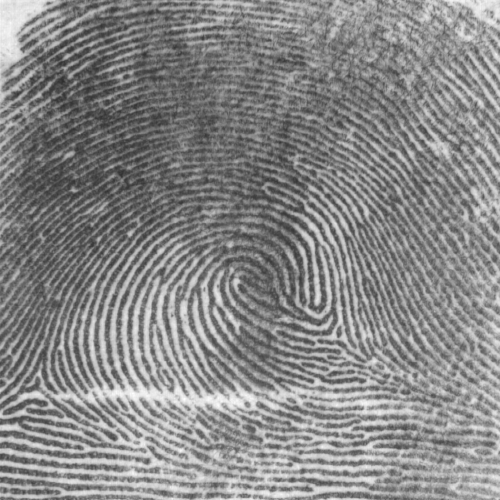
#> input picture 06/images/crd_0811f/roi/crd_0811f_01.png, 500 x 500 px, found by its file name; its folder holds 2 pictures in this run
$ jupyter execute --allow-errors IA_Finger_Comparation.ipynb
#> lines starting #> are read from the running program, lines starting #| are printed output that depends on the picture
# **Práctica 6 : Detección y comparación de huellas dactilares**
**Autores**: Luna Yue Hernández Guerra y Jorge Lorenzo Lorenzo

**Fecha**: Diciembre 2025

**Asignatura**: Procesamiento de Imágenes, Audio y Vídeo

---

## **Hipotésis basada en IA**
### **Tipo de enfoque**
El enfoque propuesto se basa en una red siamesa convolutiva, capaz de procesar simultáneamente dos imágenes de huellas y generar para cada una un vector de características (embedding). Estos embeddings se comparan mediante la distancia coseno, lo que permite medir su grado de similitud y determinar si pertenecen al mismo individuo. Este método presenta la ventaja de no depender de la detección de minucias, ya que el propio modelo aprende de forma automática las características más relevantes para comparar y reconocer las huellas.
### **Entradas y preprocesado**
Las entradas del sistema son imágenes de huellas dactilares que se someten a un preprocesado para mejorar su calidad y reducir el coste computacional. Primero se segmenta la región de interés (ROI) para aislar la zona útil y eliminar el fondo; luego se aplica una ecualización adaptativa para homogeneizar la iluminación y un filtro bilateral que reduce el ruido sin afectar las crestas. Posteriormente, un realce direccional con Sobel refuerza la orientación y continuidad de las crestas. Finalmente, las imágenes se normalizan y redimensionan a un tamaño estándar antes de ser utilizadas como pares de entrada en la red siamesa convolutiva.
### **Estrategia general**
La estrategia general consiste en generar vectores de características (embeddings) a partir de las imágenes de huellas mediante una red siamesa convolutiva. Estos embeddings se comparan con la distancia coseno para medir su similitud y determinar si ambas huellas pertenecen al mismo individuo. Durante el entrenamiento, la red aprende una función de similitud que optimiza esta comparación, y en la fase de autenticación se aplica un umbral sobre la similitud obtenida para decidir si las huellas coinciden o no.
### **Ventajas y limitaciones frente al método clásico**
A diferencia del método clásico basado en SIFT, la versión con IA aprende automáticamente las características más discriminativas de las imágenes y generaliza mejor, reduciendo la intervención humana. Sin embargo, requiere más datos y cómputo, y su interpretabilidad es menor, ya que no permite visualizar directamente las razones de sus decisiones como ocurre con SIFT.
### **Referencias a los artículos utilizados**
El sistema se basa en el trabajo de Engelsma et al. (2022), donde se emplean redes convolutivas profundas para generar embeddings y comparar huellas mediante una métrica de similitud. Aunque el modelo original (DeepPrint) es más complejo, este proyecto utiliza el mismo principio de redes convolutivas, implementado a través de una arquitectura donde utiliza tanto la información textural como la de minucias concatenadas.

## **Desarrollo**
### **Librerías necesarias**
Se han utilizado las siguientes librerías:

[cell 1]
import os
import cv2 as cv
import pandas as pd
import numpy as np
import matplotlib.pyplot as plt
import torch
import torch.nn as nn
import torch.nn.functional as F
from torch.utils.data import Dataset, DataLoader
from scipy.stats import norm
from datetime import datetime
from pytz import timezone

### **Preprocesamiento de imágenes**
A continuación, se exponen los diferentes pasos del preprocesado de las imágenes llevados a cabo. Estos pasos son secuenciales, es decir, cada uno se aplica a los resultados del paso anterior. Los pasos son los siguientes:
1. Buscar y segmentar la ROI
2. Ecualizar y normalizar el histograma
3. Aplicar un filtro bilateral
4. Aplicar un realce de crestas

#### **Buscar y segmentar la ROI**
El objetivo del primer paso del preprocesado es obtener el núcleo de la huella. Según el estudio de Simón-Zorita, este paso es realmente importante para conseguir un buen preprocesado de huellas.

Para ello, creamos dos funciones: `mejor_roi()` y `recortar_roi()`.
- `mejor_roi()`: Esta función obtiene la región de interés de una imagen. Dicha región de interés se define como la región de tamaño `ventana`x`ventana` donde más píxeles negros hay. Para ello, se recorre la imagen con un kernel de tamaño `ventana`x`ventana` dando pasos de `paso` píxeles y se obtiene la suma de píxeles negros. Una vez recorrida toda la imagen, se devuelven las coordenadas donde inicia la ventana y el ancho y alto de la misma, con lo que se pueden calcular las coordenadas de la región con mayor número de píxeles negros.
- `recortar_roi()`: Esta función guarda las regiones de interés de todas las imágenes que se encuentran en la ruta `db_path` en disco, en un directorio `out_path` especificado. Para ello, hace uso de la función `mejor_roi()` tras convertir las imágenes a escala de grises y binarizarlas usando `cv.THRESH_BINARY + cv.THRESH_OTSU`. La binarización combinada es sugerencia de ChatGPT para que el umbral se establezca dinámicamente.

Pedimos a Gemini y fragmento de código para aceptar tanto la estructura de 'data' como de 'test' y acelerar el procesamiento.

[cell 2]
# [19 lines left out: function mejor_roi, not called in this run]

def recortar_roi(db_path, out_path, ventana=500, paso=15):
    """
    Detecta si db_path contiene carpetas de usuarios (Data) o imágenes sueltas (Test)
    y aplica el recorte ROI guardando en la estructura correspondiente.
    """

    if not os.path.exists(db_path):
        return

    items = os.listdir(db_path)

    # Código proporcionado por Gemini para aceptar
    # tanto la estructura de 'data' como de 'test'
    test_images = [f for f in items if f.lower().endswith(('.png', '.jpg'))]
    users = [d for d in items if os.path.isdir(os.path.join(db_path, d))]

    origen_dest_pares = []

    if len(test_images) > 0: # test
        dst_folder = os.path.join(out_path, "roi")
        origen_dest_pares.append((db_path, dst_folder))
    else: # data
        for user in users:
            src = os.path.join(db_path, user)
            dst = os.path.join(out_path, user, "roi")
            origen_dest_pares.append((src, dst))

    for src_dir, dst_dir in origen_dest_pares:
        os.makedirs(dst_dir, exist_ok=True)
        files = [f for f in os.listdir(src_dir) if f.lower().endswith(".png")]
    # ---

        for filename in files:
            img_path = os.path.join(src_dir, filename)
            img = cv.imread(img_path)

            if img is None: continue

            gray = cv.cvtColor(img, cv.COLOR_BGR2GRAY)
            _, image = cv.threshold(gray, 0, 255, cv.THRESH_BINARY + cv.THRESH_OTSU) # Otsu: sugerencia de GPT
            x, y, w, h = mejor_roi(image, ventana=ventana, paso=paso)
            roi = img[y:y+h, x:x+w]
            cv.imwrite(os.path.join(dst_dir, filename), roi)

#### **Ecualizar y normalizar el histograma**
El siguiente paso a realizar es ecualizar y normalizar el histograma. Con esto, queremos mejorar el contraste de la imagen. Esta técnica la aprendimos en prácticas anteriores donde ecualizar el histograma de una imagen nos permitía encontrar un equilibrio entre brillos y sombras. Para ello,  usamos la función `ecualizar_histograma()`.
- `ecualizar_histograma()`: Esta función, para cada imagen que se encuentra en `db_path`, convierte la imagen a escala de grises, ecualiza el histograma con `cv.equalizeHist()` y la guarda en disco en el directorio `out_path` especificado.

Se utiliza la misma estructura que en la función anterior para procesar datos de entrenamiento y de evaluación.

[cell 3]
def ecualizar_histograma(db_path, out_path):
    """Ecualiza y normaliza el histograma de las imágenes en db_path y guarda los resultados en out_path."""
#> called with db_path = 'data', out_path = 'output'

    items = os.listdir(db_path)
    test_images = [f for f in items if f.lower().endswith(('.png', '.jpg'))]
    users = [d for d in items if os.path.isdir(os.path.join(db_path, d))]

    origen_dest_pares = []

    if len(test_images) > 0: # test
        src = os.path.join(out_path, "roi")
        dst = os.path.join(out_path, "equalized")
        if os.path.isdir(src):
            origen_dest_pares.append((src, dst))
    else: # data
        for user in users:
            src = os.path.join(out_path, user, "roi")
            dst = os.path.join(out_path, user, "equalized")
            if os.path.isdir(src):
                origen_dest_pares.append((src, dst))

    for src_dir, dst_dir in origen_dest_pares:
        os.makedirs(dst_dir, exist_ok=True)
        image_files = [f for f in os.listdir(src_dir) if f.lower().endswith('.png')]

        for filename in image_files:
            img_path = os.path.join(src_dir, filename)
            image = cv.imread(img_path)
#> image is the input picture: shape (500, 500, 3); min 46, max 255, mean 135.8
            if image is None: continue
            gray = cv.cvtColor(image, cv.COLOR_BGR2GRAY)
            equalized = cv.equalizeHist(gray)
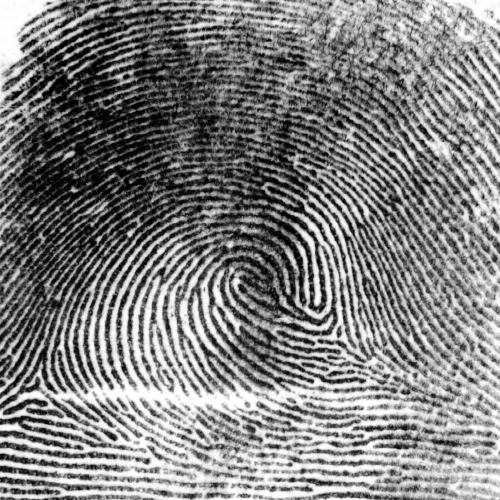
#> equalized: shape (500, 500); min 0, max 255, mean 128.4
            cv.imwrite(os.path.join(dst_dir, filename), equalized)

#### **Aplicar un filtro bilateral**
A continuación, procedemos con la aplicación del filtro bilateral, cuyo objetivo es eliminar ruido pero no las texturas. Este procedimiento lo aprendimos en prácticas anteriores donde vimos la efectividad de los distintos tipos de filtros. De dicha práctica, sacamos la conclusión de que si no queremos difuminar demasiado la imagen, debíamos utilizar valores bajos de *sigma*. Para aplicarlo, definimos la función `aplicar_filtro_bilateral()`.
- `aplicar_filtro_bilateral()`: Esta función convierte cada imagen ubicada dentro de `db_path` en escala de grises y le aplica el filtro bilateral con la función `cv.bilateralFilter`. Los resultados los guarda en disco en el directorio `out_path` especificado.

Se utiliza la misma estructura que en las funciones anteriores para procesar datos de entrenamiento y de evaluación.

[cell 4]
def aplicar_filtro_bilateral(db_path, out_path):
    """Aplica un filtro bilateral a las imágenes en db_path y guarda los resultados en out_path."""
#> called with db_path = 'data', out_path = 'output'

    items = os.listdir(db_path)
    test_images = [f for f in items if f.lower().endswith(('.png', '.jpg'))]
    users = [d for d in items if os.path.isdir(os.path.join(db_path, d))]

    origen_dest_pares = []

    if len(test_images) > 0: # test
        src = os.path.join(out_path, "equalized")
        dst = os.path.join(out_path, "bilateral_filter")
        if os.path.isdir(src):
            origen_dest_pares.append((src, dst))
    else: # data
        for user in users:
            src = os.path.join(out_path, user, "equalized")
            dst = os.path.join(out_path, user, "bilateral_filter")
            if os.path.isdir(src):
                origen_dest_pares.append((src, dst))

    for src_dir, dst_dir in origen_dest_pares:
        os.makedirs(dst_dir, exist_ok=True)
        image_files = [f for f in os.listdir(src_dir) if f.lower().endswith('.png')]

        for filename in image_files:
            img_path = os.path.join(src_dir, filename)
            image = cv.imread(img_path)
            if image is None: continue
            gray = cv.cvtColor(image, cv.COLOR_BGR2GRAY)
            bilateral = cv.bilateralFilter(gray, d=10, sigmaColor=10, sigmaSpace=10)
            cv.imwrite(os.path.join(dst_dir, filename), bilateral)

#### **Aplicar un realce de crestas**
El siguiente paso, es realizar el realce de crestas con operadores de bordes Sobel con el fin de poder discriminar mejor entre crestas y valles. Este paso es una implementación de la teoría explicada en la primera parte de la asignatura. Para ello, creamos la función `realzar_crestas()`.
- `realzar_crestas()`:  Esta función convierte a escala de grises cada imagen de la base de datos ubicada en `db_path` y le aplica los operadores de Sobel, tanto verticales como horizontales. La ponderación de cada gradiente la obtuvimos de la [documentación de OpenCV](#https://docs.opencv.org/4.x/d2/d2c/tutorial_sobel_derivatives.html). Por último, se normaliza la imagen resultante y se pasa a `CV_8U` para solventar el *warning* `[ WARN:0@0.762] global loadsave.cpp:1063 cv::imwrite_ Unsupported depth image for selected encoder is fallbacked to CV_8U.`. Esto fue la solución al *warning* que nos dio ChatGPT. Los resultados los guarda en disco en el directorio `out_path` especificado.

Se utiliza la misma estructura que en las funciones anteriores para procesar datos de entrenamiento y de evaluación.

[cell 5]
def realzar_crestas(db_path, out_path):
    """Aplica un realce de crestas a las imágenes en db_path y guarda los resultados en out_path."""
#> called with db_path = 'data', out_path = 'output'

    items = os.listdir(db_path)
    test_images = [f for f in items if f.lower().endswith(('.png', '.jpg'))]
    users = [d for d in items if os.path.isdir(os.path.join(db_path, d))]

    origen_dest_pares = []

    if len(test_images) > 0: # test
        src = os.path.join(out_path, "bilateral_filter")
        dst = os.path.join(out_path, "sobel")
        if os.path.isdir(src):
            origen_dest_pares.append((src, dst))
    else: # data
        for user in users:
            src = os.path.join(out_path, user, "bilateral_filter")
            dst = os.path.join(out_path, user, "sobel")
            if os.path.isdir(src):
                origen_dest_pares.append((src, dst))

    for src_dir, dst_dir in origen_dest_pares:
        os.makedirs(dst_dir, exist_ok=True)
        image_files = [f for f in os.listdir(src_dir) if f.lower().endswith('.png')]

        for filename in image_files:
            img_path = os.path.join(src_dir, filename)
            image = cv.imread(img_path)
            if image is None: continue
            gray = cv.cvtColor(image, cv.COLOR_BGR2GRAY)
            sobelx = cv.Sobel(gray, cv.CV_64F, 1, 0, ksize=3)
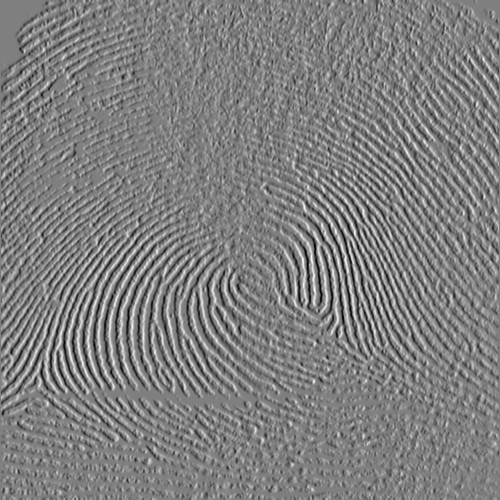
#> sobelx: shape (500, 500) float64; min -818, max 816, mean 0.7; drawn with min black and max white
            sobely = cv.Sobel(gray, cv.CV_64F, 0, 1, ksize=3)
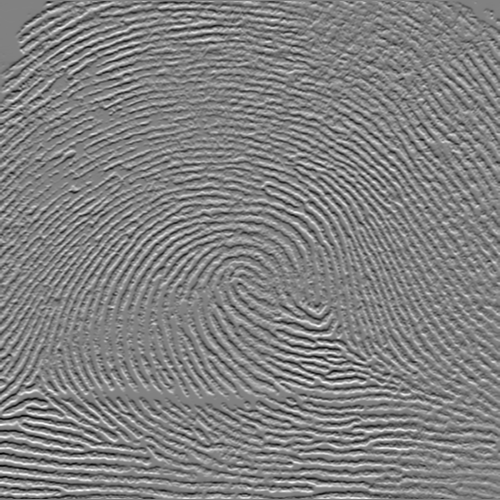
#> sobely: shape (500, 500) float64; min -843, max 817, mean -0.2; drawn with min black and max white
            # https://docs.opencv.org/4.x/d2/d2c/tutorial_sobel_derivatives.html
            abs_grad_x = cv.convertScaleAbs(sobelx)
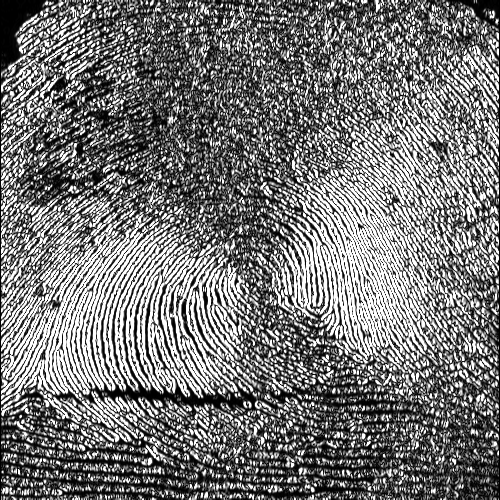
#> abs_grad_x: shape (500, 500); min 0, max 255, mean 118.2
            abs_grad_y = cv.convertScaleAbs(sobely)
            grad = cv.addWeighted(abs_grad_x, 0.5, abs_grad_y, 0.5, 0)
#> (the rest of the program and of its run is left out)
